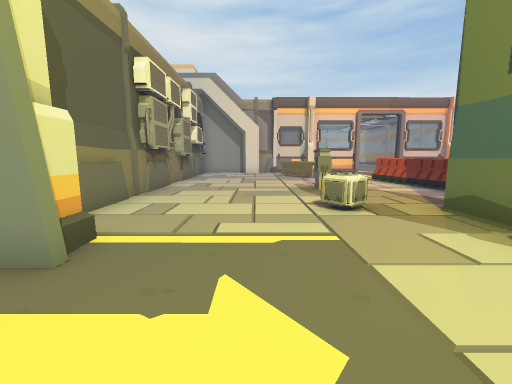
View 1 (above)

24 first-person views from a walk through a scene from a Unity 3-D project. The camera is 1.2 m above the floor, tilts 8° down and sees 90° across. The floor is counted in squares, 1 m on a side. Each view is taken from the middle of a square. On the plan, view 1 faces up. The plan holds only what a view shows up to about 12 squares ahead; the rest is blank. The place goes on beyond the plan. Door leaves are left out, so doorways stand open.

View 2
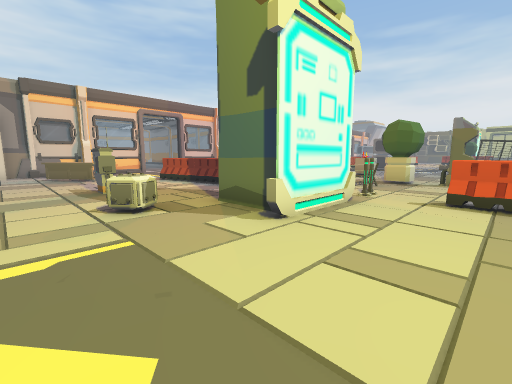

View 3
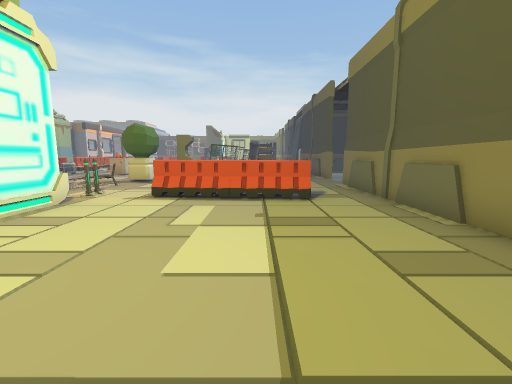

View 4
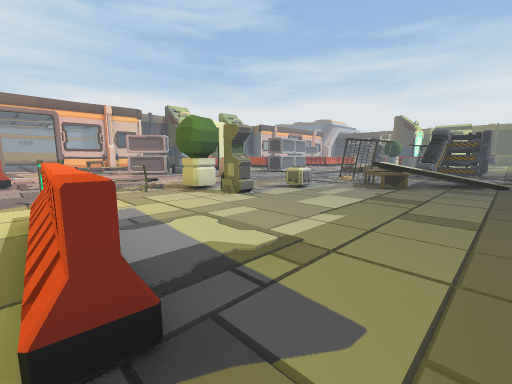

View 5
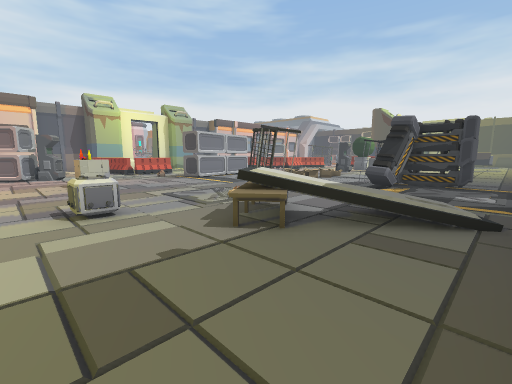

View 6
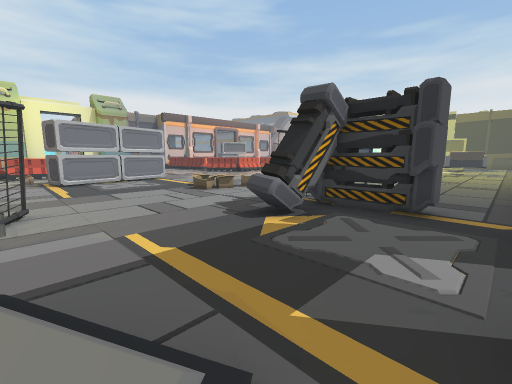

View 7
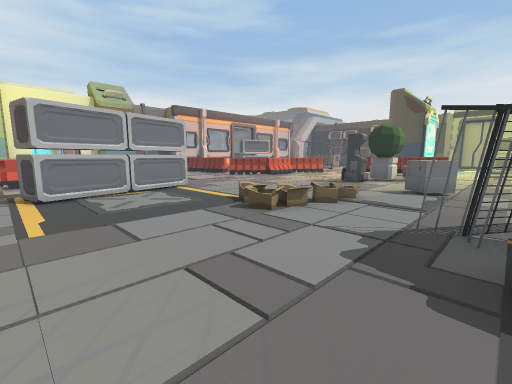

View 8
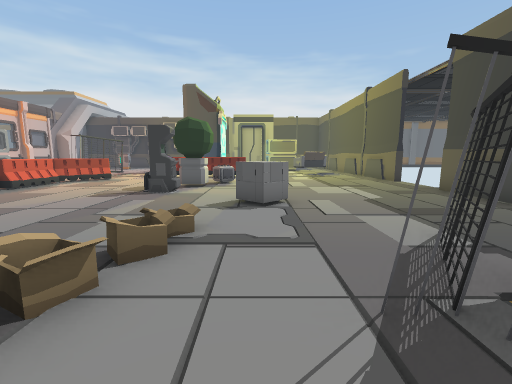

View 9
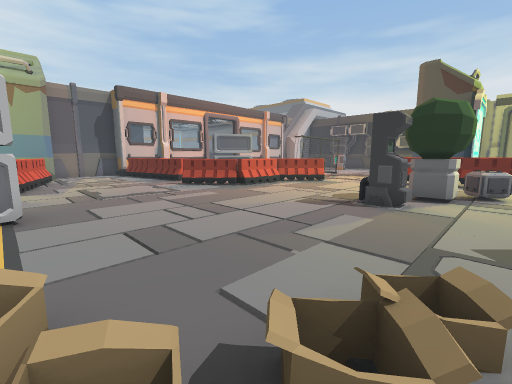

View 10
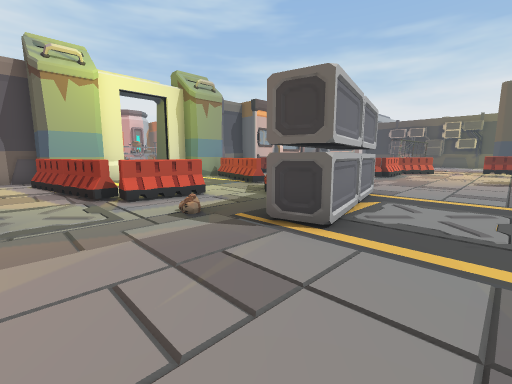

View 11
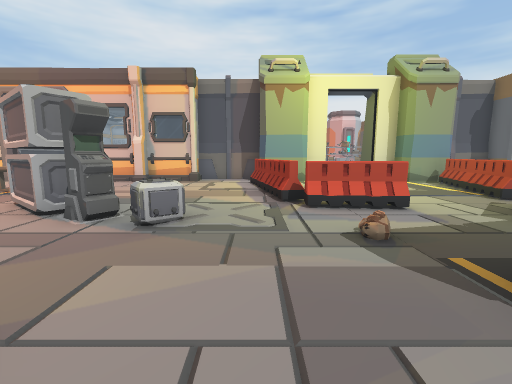

View 12
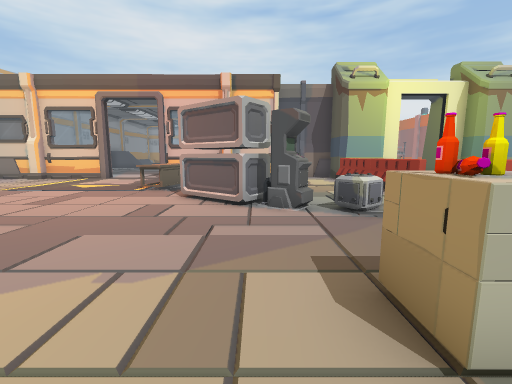

View 13
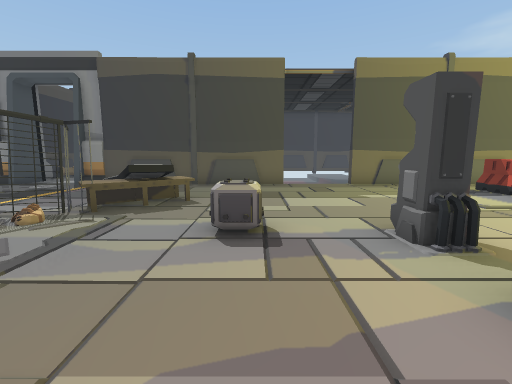

View 14
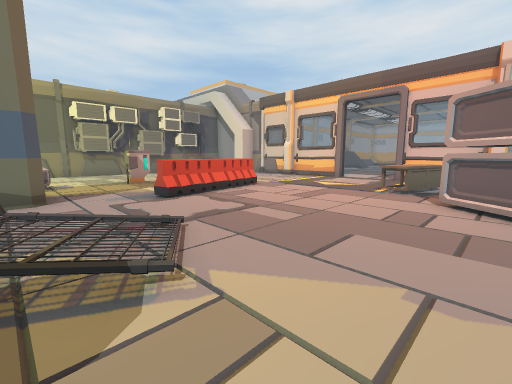

View 15
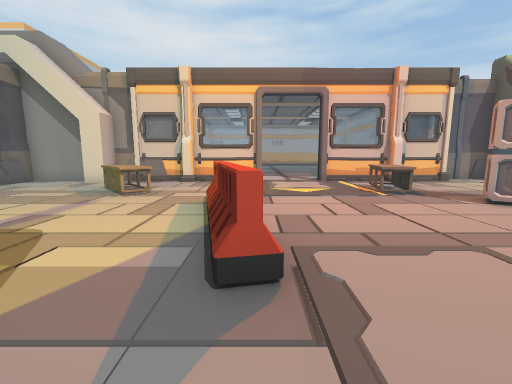

View 16
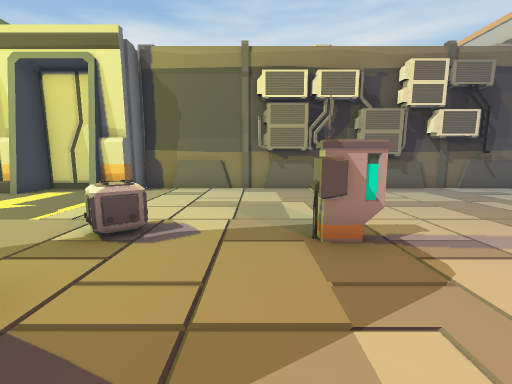

View 17
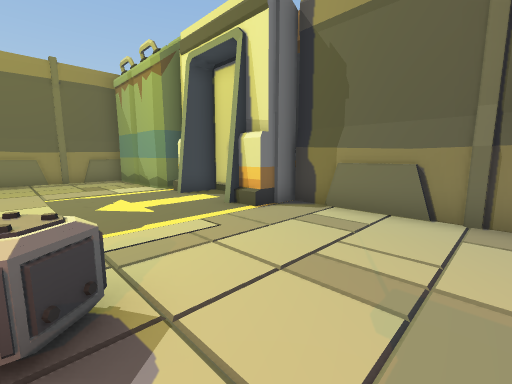

View 18
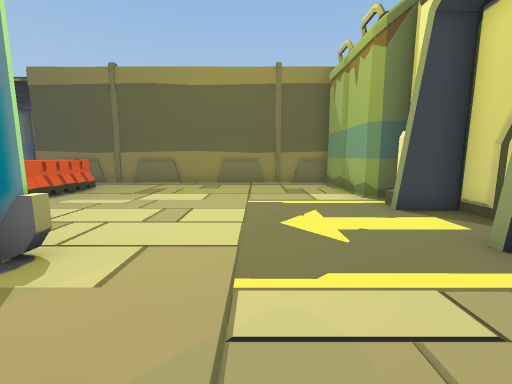

View 19
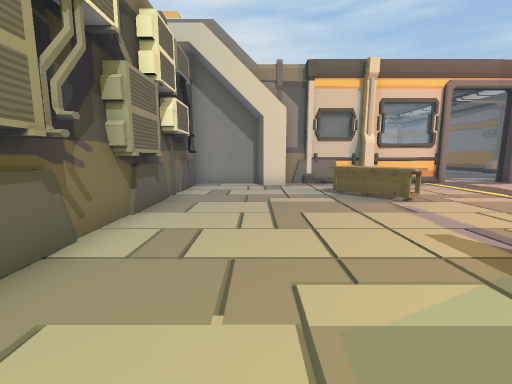

View 20
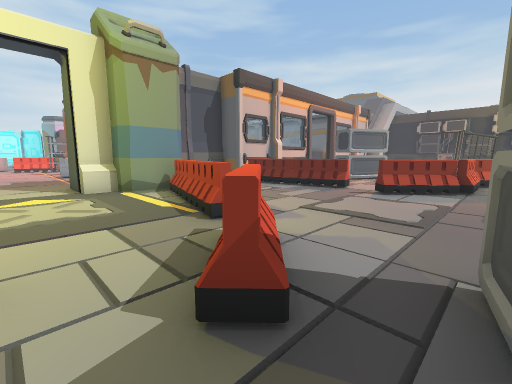

View 21
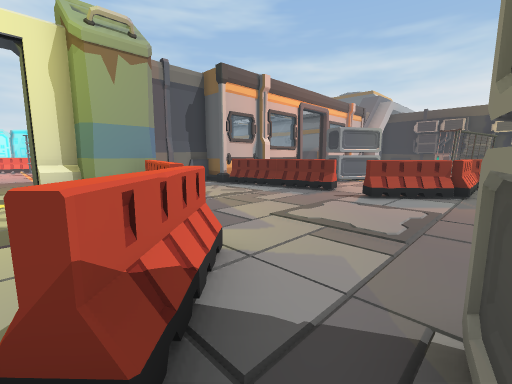

View 22
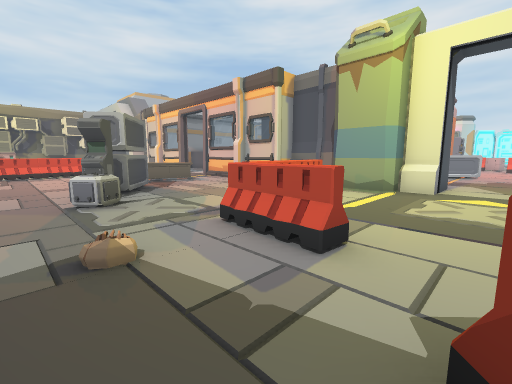

View 23
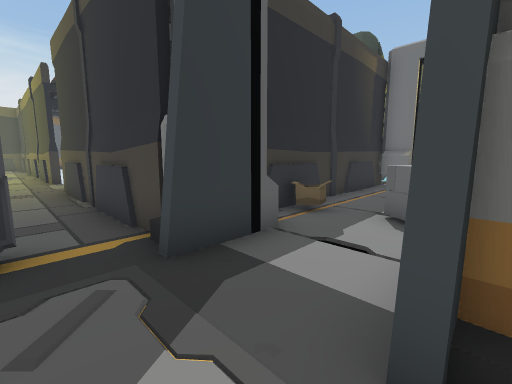

View 24
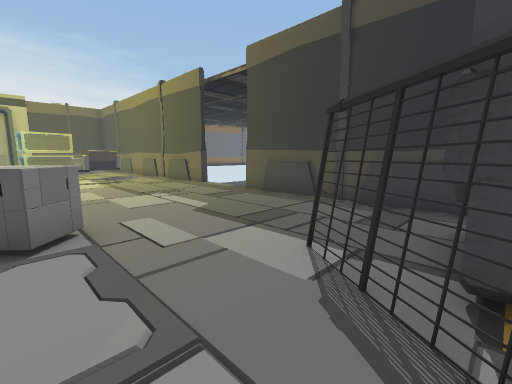

### Floor plan
Key: @ floor where view 1 was taken; # wall or solid block; x gap in a wall; . main floor; : floor 0.25 m higher than the main floor; / step, stairs or slope; D open door; = window, fence, low wall or low ledge; ^ raised ledge; C crate; F fence; M cash machine; B bottle; O other object.
Columns run from 4 left of view 1 to 38 right of it. Each row starts with its distance up from view 1.
 18 #####...#///..////#....###^..#### ./#
 17 #......................x.......#.../=
 16 #.....^.........^......=.......=....=
 15 #.....^^.......^^......==.....#=....=
 14 #......^.......^^.......= ....=/....=..
 13 ##...............CC.....= ....x........
 12 ##........=......CCC....#==..=#.....#
 11 #.........=#.......MMC......#=......##
 10 ##.........=.........C...:...........#===
  9 ##....#....=.................CC..........
  8 #.........................CCCCC...........
  7 #............./.....BB....C...............
  6 #.....C.......///...#^...................
  5 #.......###..F//.......................
  4 #.......# #...F/OO............/......MOO
  3 ##......###.#...OO....../..../////....OCC
  2 #...............M......./....../O......C.
  1 #...........#...MM.C..//F.........^^
  0 ##..@......==..........F......F....=.....
 -1  #.........=//........=#....##FF...........
 -2  ##........^/........===....###.F..........
 -3   #........==.........=//....##............
 -4   #....................///...##............
 -5   #............DDD....../....x........DD..
 -6   #############DDDD########..########DDDD#
 -7                            .DD#
 -8                            ...#
 -9                            ^==#

Positions as (right, up) in squares from view 1, and headings:
1: (0, 0), facing up
2: (0, 0), facing up-right
3: (0, -2), facing right
4: (7, -5), facing up-right
5: (14, -5), facing up-right
6: (20, -5), facing up-right
7: (21, -1), facing up-right
8: (24, 1), facing right
9: (26, 2), facing up-right
10: (18, 5), facing up-right
11: (19, 6), facing up
12: (15, 5), facing up
13: (15, 5), facing down
14: (14, 5), facing up-left
15: (7, 6), facing up
16: (6, 8), facing left
17: (2, 8), facing down-left
18: (1, 6), facing down
19: (-1, 7), facing up
20: (23, 9), facing up-right
21: (24, 9), facing up-right
22: (24, 9), facing up-left
23: (22, -4), facing down-right
24: (26, 1), facing down-right
